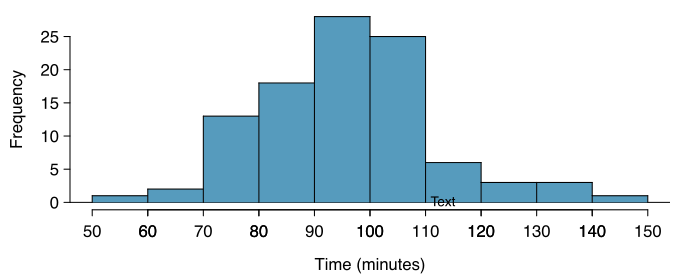

Write the R code that produced this figure.
library(openintro)
data(COL)

data(run10Samp)
d <- run10Samp

myPDF("run10SampHistograms.pdf", 7, 2.8,
      mar = c(3.5, 3.5, 0.5, 1.5),
      mgp = c(2.2, 0.55, 0))
histPlot(d$time,
         main = "",
         xlab = "Time (minutes)",
         ylab = "Frequency",
         col = COL[1])
axis(1, at = seq(50, 150, 10))
dev.off()
